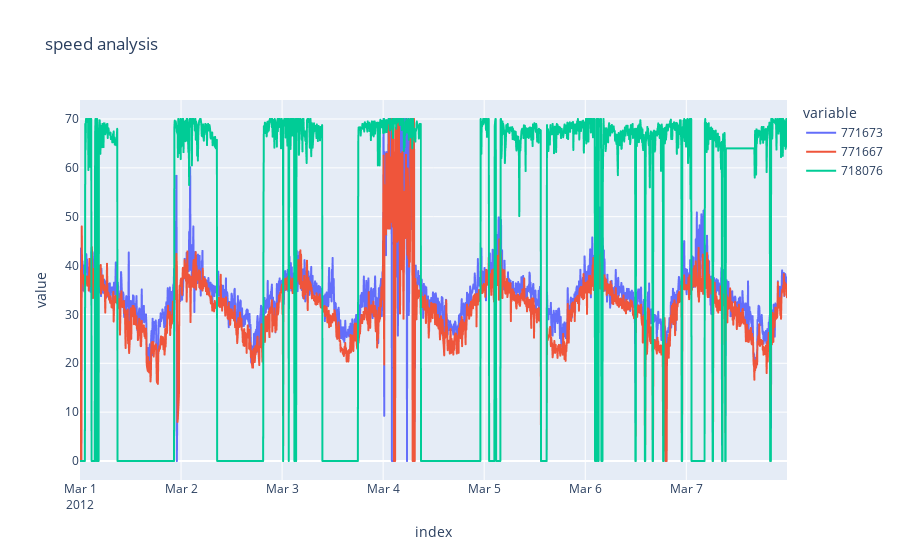

Notebook code for this chart:
### Code cell
# speed analysis
sample_df = df.head(12*24*7)
px.line(sample_df, x=sample_df.index, y=['771673','771667','718076'], title='speed analysis' )

### Figure 1 — Plotly figure (JSON) as saved in the notebook; plotly's stock layout.template omitted (floating-point values rounded to 4 significant figures; data arrays with more than 128 entries replaced by an {"elided": "..."} marker saying what was removed)
{"data": [{"hovertemplate": "variable=771673<br>index=%{x}<br>value=%{y}<extra></extra>", "legendgroup": "771673", "line": {"color": "#636efa", "dash": "solid"}, "marker": {"symbol": "circle"}, "mode": "lines", "name": "771673", "showlegend": true, "type": "scattergl", "x": {"elided": "2016 str values"}, "xaxis": "x", "y": {"elided": "2016 float values"}, "yaxis": "y"}, {"hovertemplate": "variable=771667<br>index=%{x}<br>value=%{y}<extra></extra>", "legendgroup": "771667", "line": {"color": "#EF553B", "dash": "solid"}, "marker": {"symbol": "circle"}, "mode": "lines", "name": "771667", "showlegend": true, "type": "scattergl", "x": {"elided": "2016 str values"}, "xaxis": "x", "y": {"elided": "2016 float values"}, "yaxis": "y"}, {"hovertemplate": "variable=718076<br>index=%{x}<br>value=%{y}<extra></extra>", "legendgroup": "718076", "line": {"color": "#00cc96", "dash": "solid"}, "marker": {"symbol": "circle"}, "mode": "lines", "name": "718076", "showlegend": true, "type": "scattergl", "x": {"elided": "2016 str values"}, "xaxis": "x", "y": {"elided": "2016 float values"}, "yaxis": "y"}], "layout": {"legend": {"title": {"text": "variable"}, "tracegroupgap": 0}, "title": {"text": "speed analysis"}, "xaxis": {"anchor": "y", "domain": [0, 1], "title": {"text": "index"}}, "yaxis": {"anchor": "x", "domain": [0, 1], "title": {"text": "value"}}}}
